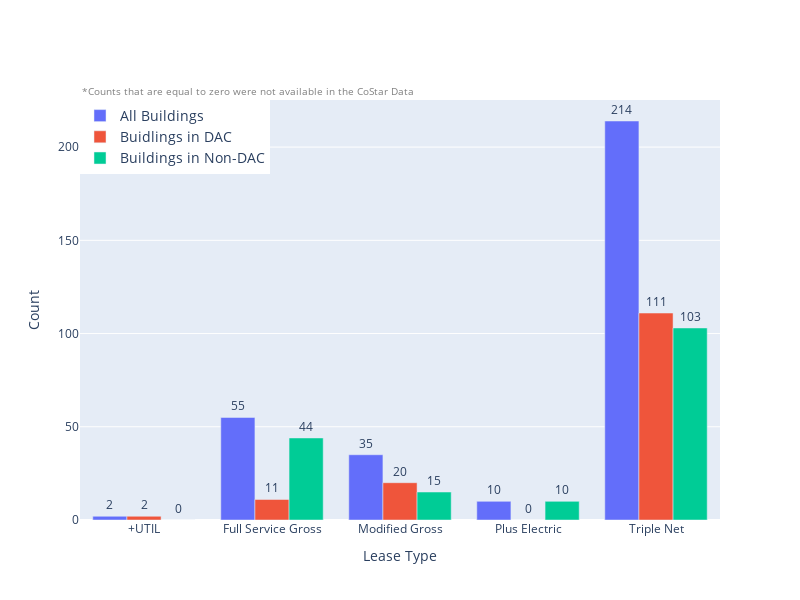

Notebook cell for this chart:
### Code cell
import pandas as pd
import plotly.graph_objects as go

# Assuming you have lease_counts, non_disad_lease_counts, and disad_lease_counts as Series

# Step 1: Combine the series into a DataFrame
combined_df = pd.DataFrame({
    'All Buildings': lease_counts,
    'Buidlings in DAC': disad_lease_counts,
    'Buildings in Non-DAC': non_disad_lease_counts,
    
}).fillna(0)

# Step 2: Create a bar chart using Plotly
fig = go.Figure()

for column in combined_df.columns:
    fig.add_trace(go.Bar(
        x=combined_df.index,
        y=combined_df[column],
        text=combined_df[column],  # Add the values to the bars
        textposition='outside',
        name=column
    ))

# Add note text
note_text = "*Counts that are equal to zero were not available in the CoStar Data"
fig.add_annotation(
    go.layout.Annotation(
        text=note_text,
        align='left',
        showarrow=False,
        xref='paper', yref='paper',
        x=0, y=1, xanchor='left', yanchor='bottom',
        font=dict(size=10, color='gray')
    )
)

# Update layout
fig.update_layout(
    barmode='group',
    title_x=0.5,
    xaxis=dict(title='Lease Type'),
    yaxis=dict(title='Count'),
    legend=dict(
        font=dict(size=14),
        x=0,
        y=1.0,
        xanchor='left',
        yanchor='top'
    ),
    width=800,
    height=600
)

# Show the plot
fig.show()

### Figure 1 — Plotly figure (JSON) as saved in the notebook; plotly's stock layout.template omitted (floating-point values rounded to 4 significant figures)
{"data": [{"name": "All Buildings", "text": [2, 55, 35, 10, 214], "textposition": "outside", "type": "bar", "x": ["+UTIL", "Full Service Gross", "Modified Gross", "Plus Electric", "Triple Net"], "y": [2, 55, 35, 10, 214]}, {"name": "Buidlings in DAC", "text": [2, 11, 20, 0, 111], "textposition": "outside", "type": "bar", "x": ["+UTIL", "Full Service Gross", "Modified Gross", "Plus Electric", "Triple Net"], "y": [2, 11, 20, 0, 111]}, {"name": "Buildings in Non-DAC", "text": [0, 44, 15, 10, 103], "textposition": "outside", "type": "bar", "x": ["+UTIL", "Full Service Gross", "Modified Gross", "Plus Electric", "Triple Net"], "y": [0, 44, 15, 10, 103]}], "layout": {"annotations": [{"align": "left", "font": {"color": "gray", "size": 10}, "showarrow": false, "text": "*Counts that are equal to zero were not available in the CoStar Data", "x": 0, "xanchor": "left", "xref": "paper", "y": 1, "yanchor": "bottom", "yref": "paper"}], "barmode": "group", "height": 600, "legend": {"font": {"size": 14}, "x": 0, "xanchor": "left", "y": 1, "yanchor": "top"}, "title": {"x": 0.5}, "width": 800, "xaxis": {"title": {"text": "Lease Type"}}, "yaxis": {"title": {"text": "Count"}}}}
